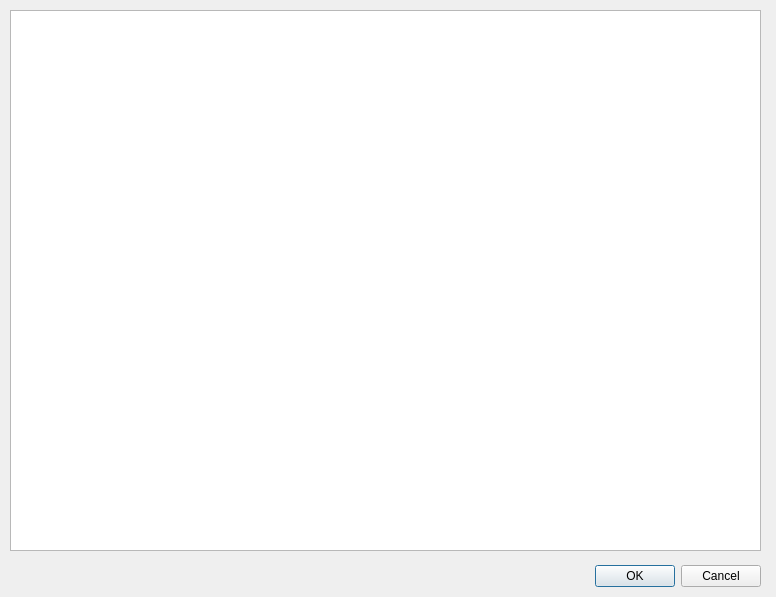
<?xml version="1.0" encoding="UTF-8"?>
<ui version="4.0">
 <class>TextEditDialog</class>
 <widget class="QDialog" name="TextEditDialog">
  <property name="geometry">
   <rect>
    <x>0</x>
    <y>0</y>
    <width>776</width>
    <height>597</height>
   </rect>
  </property>
  <property name="windowTitle">
   <string>Dialog</string>
  </property>
  <widget class="QDialogButtonBox" name="buttonBox">
   <property name="geometry">
    <rect>
     <x>420</x>
     <y>560</y>
     <width>341</width>
     <height>32</height>
    </rect>
   </property>
   <property name="orientation">
    <enum>Qt::Horizontal</enum>
   </property>
   <property name="standardButtons">
    <set>QDialogButtonBox::Cancel|QDialogButtonBox::Ok</set>
   </property>
  </widget>
  <widget class="QPlainTextEdit" name="plainTextEdit">
   <property name="geometry">
    <rect>
     <x>10</x>
     <y>10</y>
     <width>751</width>
     <height>541</height>
    </rect>
   </property>
  </widget>
 </widget>
 <resources/>
 <connections>
  <connection>
   <sender>buttonBox</sender>
   <signal>accepted()</signal>
   <receiver>TextEditDialog</receiver>
   <slot>accept()</slot>
   <hints>
    <hint type="sourcelabel">
     <x>248</x>
     <y>254</y>
    </hint>
    <hint type="destinationlabel">
     <x>157</x>
     <y>274</y>
    </hint>
   </hints>
  </connection>
  <connection>
   <sender>buttonBox</sender>
   <signal>rejected()</signal>
   <receiver>TextEditDialog</receiver>
   <slot>reject()</slot>
   <hints>
    <hint type="sourcelabel">
     <x>316</x>
     <y>260</y>
    </hint>
    <hint type="destinationlabel">
     <x>286</x>
     <y>274</y>
    </hint>
   </hints>
  </connection>
 </connections>
</ui>
